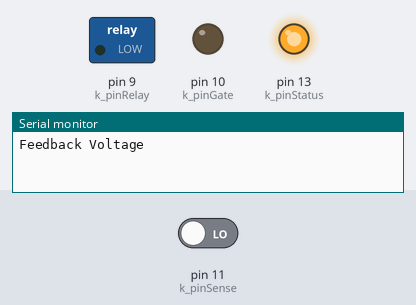
A sketch run on a simulated Arduino Uno, built with avr-gcc and run on an emulated ATmega328P. On the bench: switched loads named in the sketch (green lamp = pin HIGH), output pins drawn as LEDs (lit = HIGH), the last lines printed to the serial monitor. Inputs (shaded band) come from the test bench; at power-on: pin 11 (k_pinSense) LOW.

Above: at 1.5 s.
1.6 s: pin 11 (k_pinSense) driven HIGH
At 4.2 s:
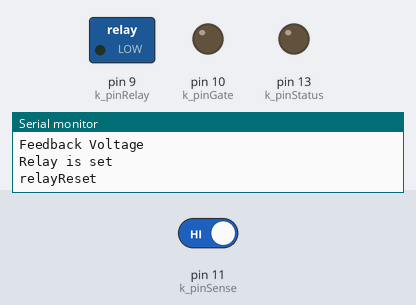
4.5 s: pin 11 (k_pinSense) driven LOW
At 7.2 s:
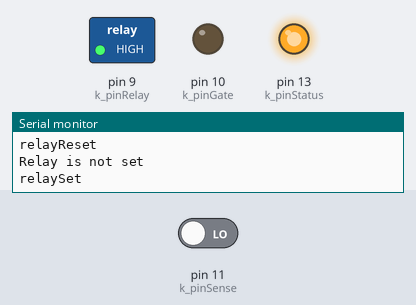
At 12.01 s:
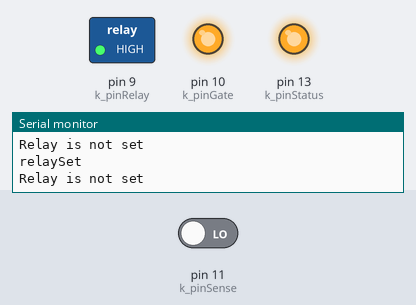
Timing chart, 0 to 13.5 s (numbered marks = the images above; inputs shaded):
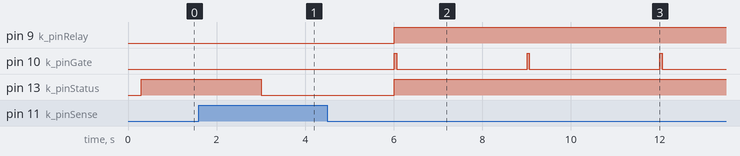

Measured:
- after the input at 1.6 s, pin 9 (k_pinRelay), pin 10 (k_pinGate): stays LOW (without the input it goes to HIGH after 1.4 s); pin 13 (k_pinStatus): HIGH → LOW after 1.4 s
- after the input at 4.5 s, pin 9 (k_pinRelay), pin 13 (k_pinStatus): LOW → HIGH after 1.5 s; pin 10 (k_pinGate): alternates HIGH for 0.06 s and LOW for 2.9 s, starting after 1.5 s

The sketch:

feedback-voltage.ino
```cpp
const uint8_t k_pinStatus = 13;
const uint8_t k_pinSense = 11;
const uint8_t k_pinGate = 10;
const uint8_t k_pinRelay = 9;


bool
relayIsSet()
{
    bool bResult = false;

    digitalWrite( k_pinGate, HIGH );
    delay( 5 );
    bResult = LOW != digitalRead( k_pinSense );
    digitalWrite( k_pinGate, LOW );

    if ( bResult )
        Serial.println( "Relay is set" );
    else
        Serial.println( "Relay is not set" );

    return bResult;
}


bool
relaySet()
{
    Serial.println( "relaySet" );
    bool bResult = false;
    digitalWrite( k_pinGate, HIGH );
    delay( 5 );
    digitalWrite( k_pinRelay, HIGH );
    for ( int i = 0; i < 10; ++i )
    {
        delay( 5 );
        if ( HIGH == digitalRead( k_pinSense ) )
        {
            Serial.println( "Relay SET" );
            bResult = true;
            break;
        }
    }
    digitalWrite( k_pinGate, LOW );
    return bResult;
}


bool
relayReset()
{
    Serial.println( "relayReset" );
    bool bResult = false;
    digitalWrite( k_pinGate, HIGH );
    delay( 5 );
    digitalWrite( k_pinRelay, LOW );
    for ( int i = 0; i < 10; ++i )
    {
        if ( HIGH != digitalRead( k_pinSense ) )
        {
            Serial.println( "Relay RESET" );
            bResult = true;
            break;
        }
    }
    digitalWrite( k_pinGate, LOW );
    return bResult;
}


unsigned long g_uTimeCurrent = 0;
unsigned long g_uTimePrevious = 0;


void
setup()
{
    Serial.begin( 115200 );
    while ( ! Serial )
        ;
    delay( 300 );

    Serial.println( "Feedback Voltage" );

    pinMode( k_pinSense, INPUT );

    pinMode( k_pinGate, OUTPUT );
    digitalWrite( k_pinGate, LOW );

    pinMode( k_pinRelay, OUTPUT );
    digitalWrite( k_pinRelay, LOW );

    pinMode( k_pinStatus, OUTPUT );
    digitalWrite( k_pinStatus, HIGH );

    g_uTimeCurrent = millis();
}


void
loop()
{
#if false
    if ( LOW == digitalRead( k_pinSense ) )
    {
        digitalWrite( k_pinStatus, LOW );
    }
    else
    {
        digitalWrite( k_pinStatus, HIGH );
    }
    delay( 200 );
#else
    g_uTimeCurrent = millis();
    if ( 3000 < g_uTimeCurrent - g_uTimePrevious )
    {
        g_uTimePrevious = g_uTimeCurrent;

        if ( relayIsSet() )
        {
            digitalWrite( k_pinStatus, LOW );
            relayReset();
        }
        else
        {
            digitalWrite( k_pinStatus, HIGH );
            relaySet();
        }
    }
#endif
}
```
